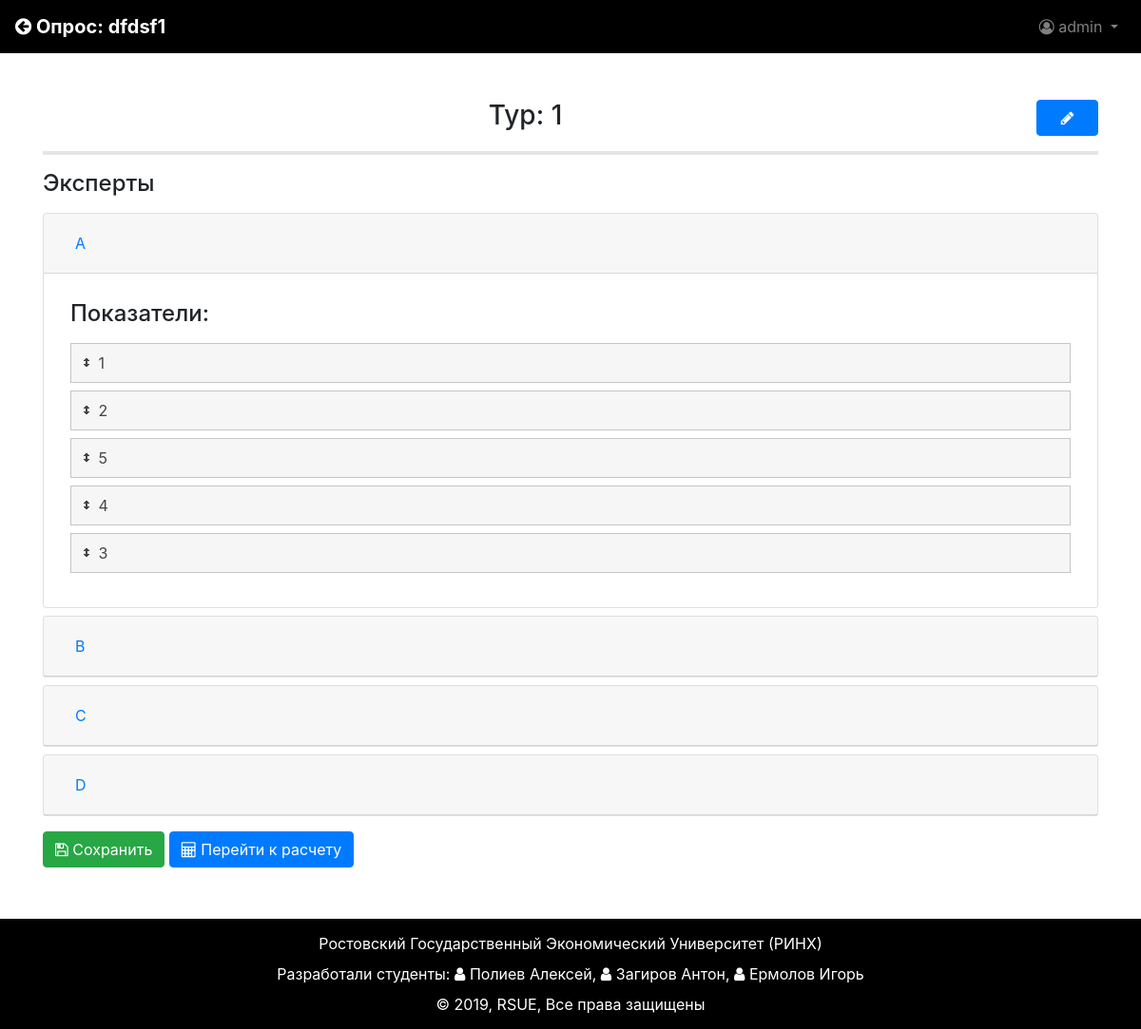
/method/puro/tour/detail/17/ (signed in), run on the app's committed database.
### puro/models.py (models this page shows)
class ExpertIndicatorOrder(models.Model):
    tour = models.ForeignKey(Tour, on_delete=models.CASCADE, related_name='tour_orders', verbose_name=_('Тур'))
    expert = models.ForeignKey(Expert, on_delete=models.CASCADE, related_name='expert_orders', verbose_name=_('Эксперт'))
    indicator = models.ForeignKey(Indicator, on_delete=models.CASCADE, related_name='indicator_orders', verbose_name=_('Показатель'))
    order = models.PositiveIntegerField()
    class Meta:
        unique_together = ('tour', 'expert', 'indicator')

class Expert(models.Model):
    poll = models.ForeignKey(Poll, on_delete=models.CASCADE, related_name='experts', verbose_name=_('Опрос'))
    name = models.CharField(max_length=255, verbose_name=_('ФИО'))
    def __str__(self):
        return self.name
    class Meta:
        unique_together = ('poll', 'name')
        ordering = ('poll', 'id')
        verbose_name = _('Эксперт')
        verbose_name_plural = _('Эксперты')

class Indicator(models.Model):
    poll = models.ForeignKey(Poll, on_delete=models.CASCADE, related_name='indicators', verbose_name=_('Опрос'))
    name = models.CharField(max_length=255, verbose_name=_('Название'))
    def __str__(self):
        return self.name
    class Meta:
        unique_together = ('poll', 'name')
        ordering = ('poll', 'id')
        verbose_name = _('Показатель')
        verbose_name_plural = _('Показатели')

### puro/views/tour.py (the view)
@method_decorator(login_required, name='dispatch')
class DetailTour(generic.DetailView):
    model = models.Tour
    def get_context_data(self, **kwargs):
        context = super().get_context_data(**kwargs)
        tour = self.get_object()
        context['back_url'] = reverse_lazy('puro:poll_detail', kwargs={'pk': tour.poll_id})
        context['tour_form'] = forms.TourForm(instance=tour)
        context['page_name'] = 'Опрос: {0}'.format(tour.poll.name)
        context['expert_indicator_order_form'] = forms.ExpertIndicatorOrderFormSet(
                instance=tour,
                prefix='order',
            )
        return context

### puro/forms.py (called while the page is built)
    def get_queryset(self):
        return super().get_queryset().order_by('expert', 'order', 'indicator')

### puro/templates/puro/tour_detail.html (shortened to what this page needs)
{% extends "puro/base.html" %}
{% load static %}
{% block content %}
<div class="container margin-content">
	<div class="row mt-4">
		<div class="col-12">
			<form class="group-name-form" method="POST" action="{% url 'puro:tour_edit' object.pk %}">
				<div class="group-name">
					{% include "puro/inc/edit_name_form.html" with form=tour_form subtitle='Тур' %}
				</div>
			</form>
			<hr class="hr-bold">
		</div>
	</div>
	<div class="row mb-2">
		<div class="col-12">
			<h4>
				Эксперты
			</h4>
		</div>
	</div>
	<div class="row">
		<div class="col-12">
			<form class="ajax-save" method="POST" action="{% url 'puro:order_save' object.pk %}">
				<div class="replace-html">
					{% include "puro/inc/order_formset.html" with formset=expert_indicator_order_form %}
				</div>
				<button type="submit" data-tooltip="tooltip" class="btn mt-2 btn-success w-lg-max-100" title="Сохранить">
					<i class="fa fa-floppy-o"></i> Сохранить
				</button>
				<a href="{% url 'puro:tour_calculate' object.pk %}" data-tooltip="tooltip" class="text-white btn mt-2 btn-primary w-lg-max-100" title="Сохранить">
					<i class="fa fa-calculator"></i> Перейти к расчету
				</a>
			</form>
		</div>
	</div>
</div>
{% endblock content %}

### templates/base.html (shortened to what this page needs)
{% load static %}
<!DOCTYPE html>
<html lang="ru" {% block htmlattribute %}class="html-bg"{% endblock htmlattribute %}>
<head>
	<link rel="stylesheet" href="{% static 'lib/jquery-ui-1.12.1/jquery-ui.min.css' %}">
	<link href="{% static 'lib/bootstrap-4.0.0/css/bootstrap.min.css' %}" rel="stylesheet">
	<link href="{% static 'lib/font-awesome-4.7.0/css/font-awesome.min.css' %}" rel="stylesheet">
	<link href="{% static 'css/style.css' %}" rel="stylesheet">
	<link href="{% static 'css/media.css' %}" rel="stylesheet">
</head>
<body data-spy="scroll" data-target="#sidebar_spy" data-offset="50">
	{% block header %}
		<header class="header">
			<nav class="navbar navbar-expand-lg navbar-dark bg-rsue">
				<strong class="navbar-brand">{% block pagename %}{{page_name }}{% endblock pagename %}</strong>
				<div class="collapse navbar-collapse" id="navbarSupportedContent">
					<ul class="navbar-nav">
						<li class="nav-item dropdown">
							<a class="nav-link dropdown-toggle" href="#" id="navbarDropdown" role="button" data-toggle="dropdown">
								<i class="fa fa-user-circle-o"></i>
								{% if user.last_name and user.first_name %}
									{{user.last_name}} {{user.first_name}}
								{% else %}
									{{user.username}}
								{% endif %}
							</a>
						</li>
					</ul>
				</div>
			</nav>
		</header>
	{% endblock header %}
	<main class="content {% if user.is_authenticated %}mb{% endif %}">
		{% block content %}{% endblock content %}
	</main>
	{% if user.is_authenticated %}
		<footer class="footer footer-bottom bg-rsue">
			<div class="container-fluid text-center">
				<span class="text-white">Ростовский Государственный Экономический Университет (РИНХ)</span><br>
				<span class="text-white">Разработали студенты: <i class="fa fa-user"></i> Полиев Алексей, <i class="fa fa-user" ></i> Загиров Антон, <i class="fa fa-user"></i> Ермолов Игорь</span><br>
				<span class="text-white">© {% now 'Y' %}, RSUE, Все права защищены</span>
			</div>
		</footer>
	{% endif %}
</body>
</html>

### puro/templates/puro/inc/order_formset.html (shortened to what this page needs)
<div class="accordion" id="accordionExample">
    {% for form in formset %}
        {% ifchanged form.instance.expert %}
            <div class="card mb-2">
                <div class="card-header">
                    <button class="w-100 text-left btn btn-link" type="button" data-toggle="collapse" data-target="#collapse-{{form.expert.initial}}">
                        {{form.instance.expert}}
                    </button>
                </div>
                <div id="collapse-{{form.expert.initial}}" class="collapse {% if forloop.first %}show{% endif %}" data-parent="#accordionExample">
                    <div class="card-body">
                        <h4 class="m-2 mt-0 mb-3">Показатели:</h4>
                        <ul class="sortable list-unstyled">
                            {% for form_inline in formset %}
                                {% if form_inline.instance.expert == form.instance.expert %}
                                    <li class="ui-state-default m-2">
                                        <div class="p-2">
                                            <span class="ui-icon ui-icon-arrowthick-2-n-s"></span> {{form_inline.instance.indicator}}
                                        </div>
                                    </li>
                                {% endif %}
                            {% endfor %}
                        </ul>
                    </div>
                </div>
            </div>
        {% endifchanged %}
    {% endfor %}
</div>

### static/css/style.css (style rules this page uses)
html { position: relative; min-height: 100vh; }
.margin-content { margin-top: 25px; }
.bg-rsue { background-color: black !important; }
.dropdown-toggle:after { transition: 0.5s; }
.content.mb { margin-bottom: 170px; }
.content { display: -webkit-flex; display: -moz-flex; display: -ms-flex; display: -o-flex; display: flex; align-items: center; min-height: 75vh; }
.footer { position: absolute; bottom: 0; width: 100%; min-height: 60px; line-height: 32px; background-color: #f5f5f5; padding-top: 10px; padding-bottom: 10px; }
.hr-bold { border-width: 4px; }

### puro/templates/puro/tour_detail.html (style rules this page uses)
.ui-state-default { cursor: move; user-select: none; }

### data on the page
ExpertIndicatorOrder: instance.expert "A", instance.indicator "1"
ExpertIndicatorOrder: instance.indicator "2"
ExpertIndicatorOrder: instance.indicator "5"
ExpertIndicatorOrder: instance.indicator "4"
ExpertIndicatorOrder: instance.indicator "3"
ExpertIndicatorOrder: instance.expert "B"
ExpertIndicatorOrder: instance.expert "C"
ExpertIndicatorOrder: instance.expert "D"

### other printed values
{{ page_name }} "Опрос: dfdsf1"
{{ user.username }} "admin"
{{ subtitle }} "Тур"
